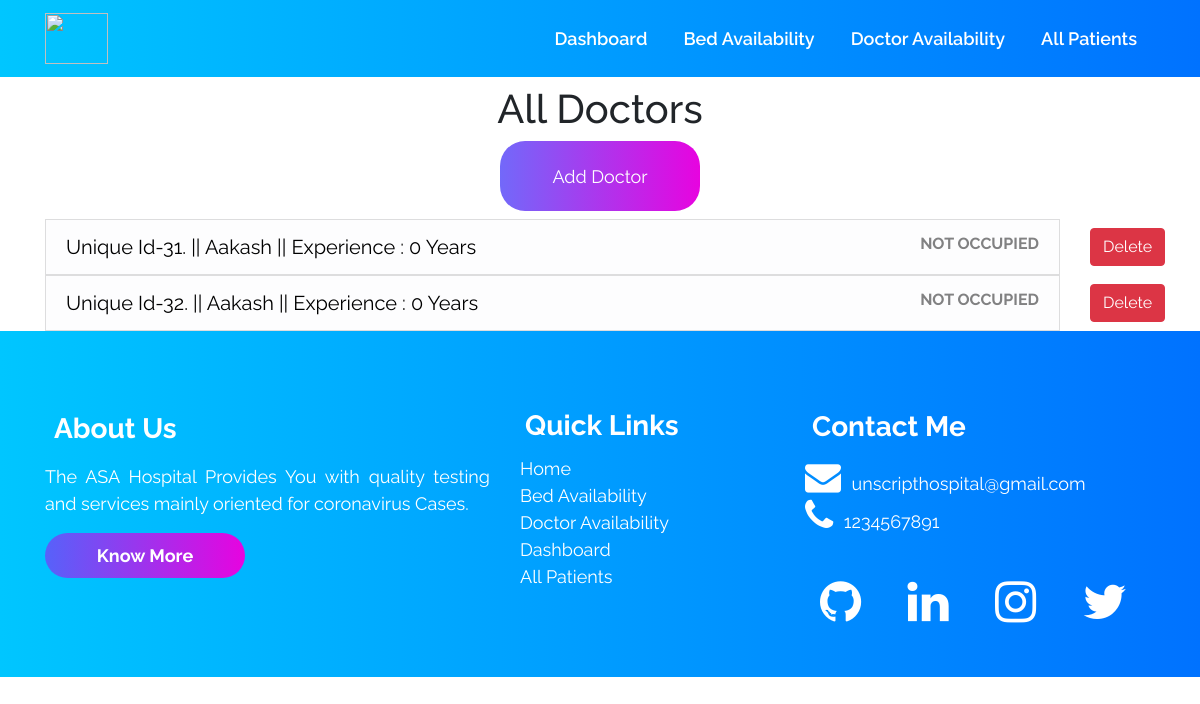
The page /doctoravailability/ on the database as committed earlier.
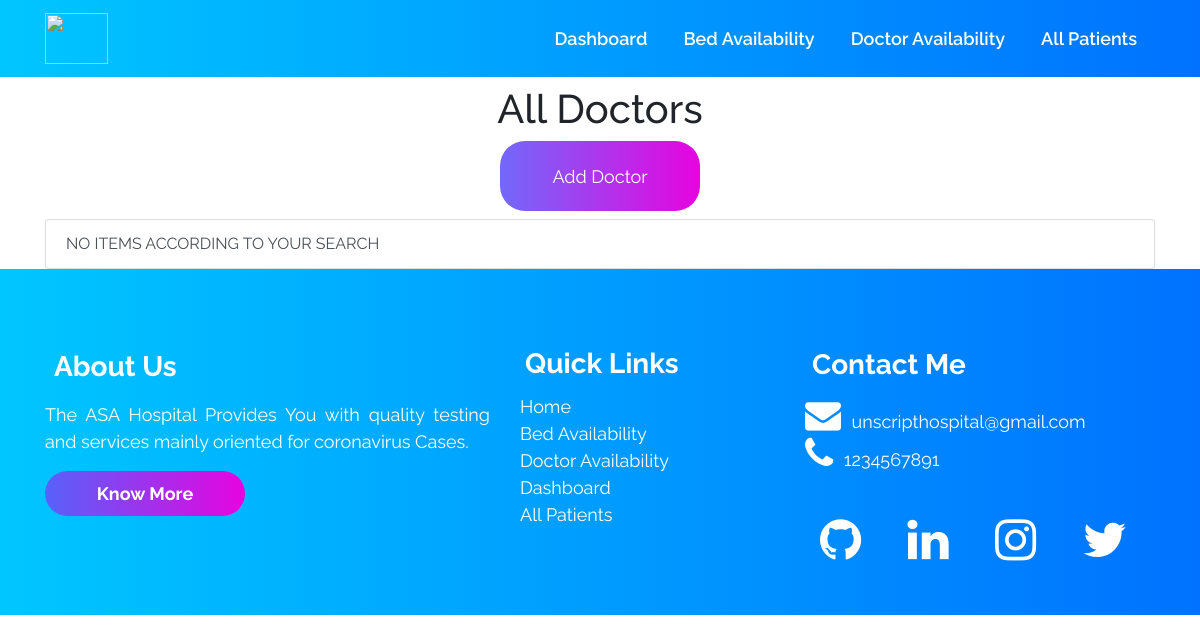
The same page on the database as committed later.
### accounts/models.py (models this page shows, shortened)
class Doctor (models.Model):
    doctor_id = models.AutoField(primary_key=True)
    name = models.CharField(max_length=500, default="")
    phone = models.CharField(default="", max_length=500)
    experience_in_years = models.IntegerField(default=0)
    occupied = models.BooleanField(default=False)

### accounts/views.py (the view)
# urls.py: path("doctoravailability/", views.doctoravailability,
def doctoravailability(request):
    all_doctor_objects = Doctor.objects.all()
    context = {
        'all_doctors': all_doctor_objects
    }
    return render(request, 'doctoravailability.html', context)

### templates/doctoravailability.html (shortened to what this page needs)
{% extends 'innerbase.html' %}
{% load static %}
{% block cssLinks %}
<link rel="stylesheet" href="{% static 'css/doctoravailability.css' %}">
{% endblock %}
{% block body %}
<div class="container">
    <h1 class="text-center heading my-2">All Doctors</h1>
    <div class="container text-center my-2">
        <a href="/adddoctor">
            <button class="commonbuttons text-center">Add Doctor</button>
        </a>
    </div>
    <ul class="list-group">
        {% for doctor in all_doctors %}
        <div class="row">
            <div class="col-11">
                <a href="/doctors/{{doctor.doctor_id}}" style="text-decoration: none;">
                    <li class="list-group-item list-group-item-action
                    {% if doctor.occupied %} list-group-item-danger {% else %} list-group-item-light {% endif %}
                    ">
                        <div class="row">
                            <div class="col-md-9 header-of-list">
                                Unique Id-{{doctor.pk}}. || {{doctor.name}} || Experience :
                                {{doctor.experience_in_years}} Years
                            </div>
                            <div class="col-md-3 text-right">
                                <b>
                                    {% if doctor.occupied %} OCCUPIED {% else %} NOT OCCUPIED {% endif %}
                                </b>
                            </div>
                        </div>
                    </li>
                </a>
            </div>
            <div class="col-1 text-center align-self-center">
                <button type="button" class="btn btn-danger" data-bs-toggle="modal" data-bs-target="#exampleModal">
                    Delete
                </button>
            </div>
        </div>
        {% empty %}
        <li class="list-group-item list-group-item-action">NO ITEMS ACCORDING TO YOUR SEARCH</li>
        {% endfor %}
    </ul>
</div>
{% endblock %}

Rows that differ between the two databases and show on the page:
removed Doctor: pk "31", name "Aakash", experience_in_years "0", occupied "NOT OCCUPIED"
removed Doctor: pk "32", name "Aakash", experience_in_years "0", occupied "NOT OCCUPIED"
Other text that changed with them:
text now shown: "NO ITEMS ACCORDING TO YOUR SEARCH"
